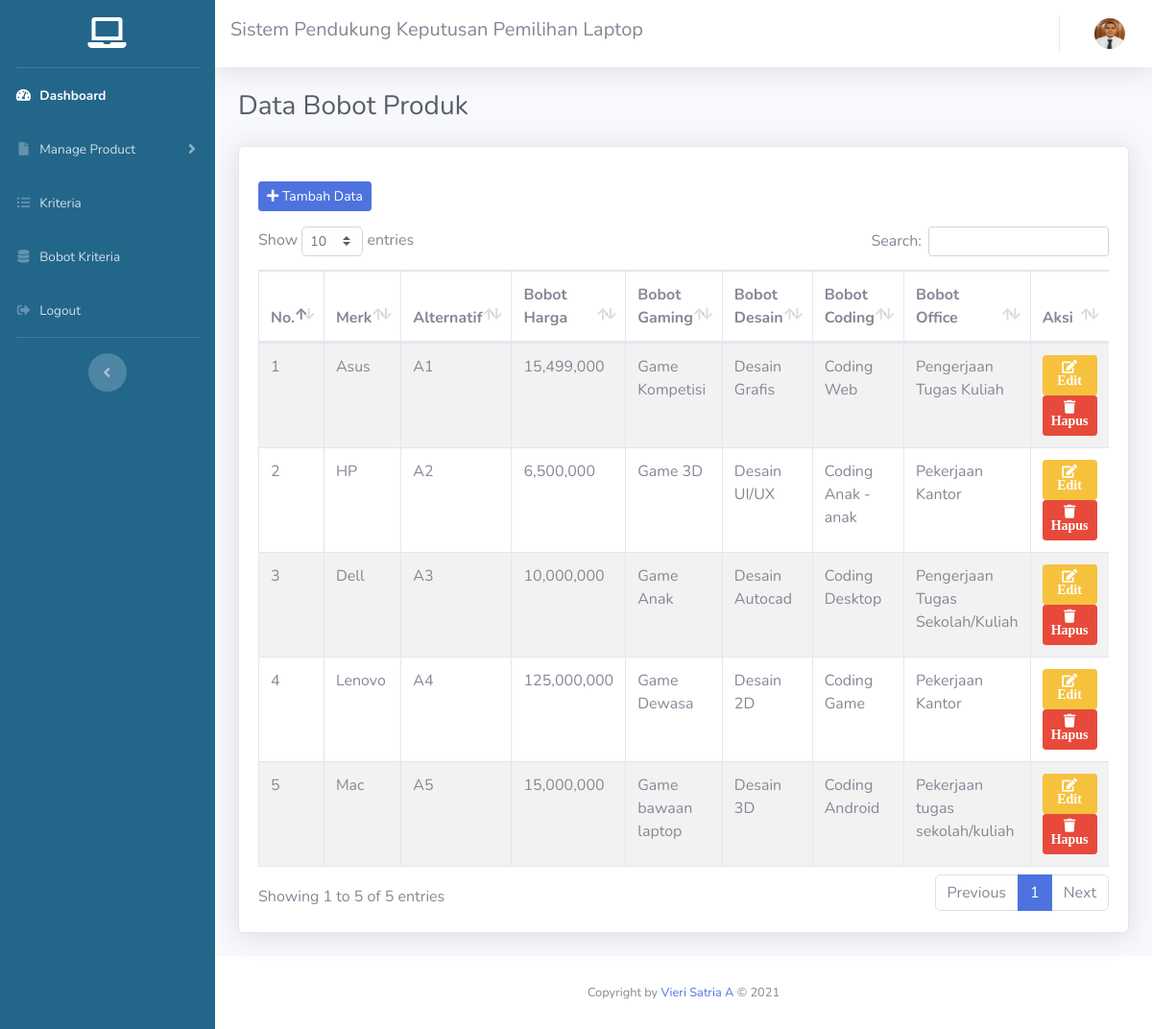
Page /admin/bobot_produk.php on the committed database.
### tables this page shows
CREATE TABLE `bobot_produk` (
  `no_laptop` int(11) NOT NULL,
  `merk` varchar(30) NOT NULL,
  `nama_alternatif` varchar(20) NOT NULL,
  `bobot_harga` varchar(50) NOT NULL,
  `bobot_gaming` varchar(50) NOT NULL,
  `bobot_desain` varchar(50) NOT NULL,
  `bobot_coding` varchar(50) NOT NULL,
  `bobot_office` varchar(50) NOT NULL,
  `create_date` datetime NOT NULL,
  `update_date` datetime NOT NULL,
  `no_admin` int(11) NOT NULL
);

### admin/bobot_produk.php (the view, shortened to what this page needs)
<?php
include 'inc/header.php';
include '../koneksi.php';
?>
<div class="container-fluid">
  <div class="d-sm-flex align-items-center justify-content-between mb-4">
    <h1 class="h3 mb-0 text-gray-800">Data Bobot Produk</h1>
  </div>
  <div class="card shadow mb-4">
    <div class="card-body">
      <a href="tambah_bobotproduk.php" class="btn btn-primary btn-sm my-3"><i class="fas fa-plus"></i> Tambah Data</a>
      <div class="table-responsive">
        <table class="table table-bordered table-hover table-striped" id="dataTable" width="100%">
          <thead>
            <tr>
              <th>No.</th>
              <th>Merk</th>
              <th>Alternatif</th>
              <th>Bobot Harga</th>
              <th>Bobot Gaming</th>
              <th>Bobot Desain</th>
              <th>Bobot Coding</th>
              <th>Bobot Office</th>
              <th>Aksi</th>
            </tr>
          </thead>
          <tbody>
            <?php
            $query = "SELECT * FROM bobot_produk order by no_laptop ASC";
            $result = mysqli_query($koneksi, $query);
            while ($row = mysqli_fetch_assoc($result)) {
            ?>
              <tr>
                <td><?php echo $row['no_laptop']; ?></td>
                <td><?php echo $row['merk'] ?></td>
                <td><?php echo $row['nama_alternatif'] ?></td>
                <td><?php echo number_format($row['bobot_harga']) ?></td>
                <td><?php echo $row['bobot_gaming'] ?></td>
                <td><?php echo $row['bobot_desain'] ?></td>
                <td><?php echo $row['bobot_coding'] ?></td>
                <td><?php echo $row['bobot_office'] ?></td>
                <td>
                  <a href="edit_bobotproduk.php?no_laptop=<?php echo $row['no_laptop'] ?>" class='btn btn-warning btn-sm'><span class="fa fa-edit" aria-hidden="true"> Edit</span></a>
                  <a href="hapus_bobotproduk.php?no_laptop=<?php echo $row[no_laptop] ?>" onclick="return confirm('Yakin ingin menghapus data ini?')" class="btn btn-danger btn-sm"><span class="fa fa-trash" aria-hidden="true"> Hapus</span></a>
                </td>
              </tr>
            <?php } ?>
          </tbody>
        </table>
      </div>
    </div>
  </div>
</div>
</div>
<?php
include 'inc/footer.php';
?>

### admin/inc/header.php (shortened to what this page needs)
<?php
include "../koneksi.php";
?>
<!DOCTYPE html>
<html lang="en">
<head>
  <link href="assets/vendor/fontawesome-free/css/all.min.css" rel="stylesheet" type="text/css">
  <link href="assets/vendor/datatables/dataTables.bootstrap4.min.css" rel="stylesheet">
  <link href="assets/css/sb-admin-2.min.css" rel="stylesheet">
  <link rel="stylesheet" type="text/css" href="assets/vendor/sweetalert/css/sweetalert2.min.css">
</head>
<body id="page-top">
  <div id="wrapper">
    <ul class="navbar-nav sidebar sidebar-dark accordion" style="background-color: #22668a;" id="accordionSidebar">
      <a class="sidebar-brand d-flex align-items-center justify-content-center" href="dashboard.php">
        <div class="sidebar-brand-icon rotate-n-10">
          <i class="fas fa-laptop"></i>
        </div>
      </a>
      <hr class="sidebar-divider my-0">
      <li class="nav-item active">
        <a class="nav-link" href="index.php">
          <i class="fas fa-fw fa-tachometer-alt"></i>
          <span>Dashboard</span></a>
      </li>
      <li class="nav-item">
        <a class="nav-link collapsed" href="#" data-toggle="collapse" data-target="#collapseUtilities" aria-expanded="true" aria-controls="collapseUtilities">
          <i class="fas fa-fw fa-file"></i>
          <span>Manage Product</span>
        </a>
      </li>
      <li class="nav-item">
        <a class="nav-link" href="kriteria.php">
          <i class="fas fa-fw fa-list-ul"></i>
          <span>Kriteria</span></a>
      </li>
      <li class="nav-item">
        <a class="nav-link" href="tabel_bobot.php">
          <i class="fas fa-fw fa-database"></i>
          <span>Bobot Kriteria</span></a>
      </li>
      <li class="nav-item">
        <a class="nav-link" href="../logout.php">
          <i class="fas fa-fw fa-sign-out-alt"></i>
          <span>Logout</span></a>
      </li>
      <hr class="sidebar-divider d-none d-md-block">
      <div class="text-center d-none d-md-inline">
        <button class="rounded-circle border-0" id="sidebarToggle"></button>
      </div>
    </ul>
    <div id="content-wrapper" class="d-flex flex-column">
      <div id="content">
        <nav class="navbar navbar-expand navbar-light bg-white topbar mb-4 static-top shadow">
          <h5>Sistem Pendukung Keputusan Pemilihan Laptop</h5>
          <ul class="navbar-nav ml-auto">
            <?php
            $query = mysqli_query($koneksi, "SELECT * FROM admin order by no_admin ASC");
            while ($data = mysqli_fetch_array($query)) { ?>
              <li class="nav-item dropdown no-arrow">
                <a class="nav-link dropdown-toggle" href="#" id="userDropdown" role="button" data-toggle="dropdown" aria-haspopup="true" aria-expanded="false">
                  <img class="img-profile rounded-circle" src="foto/<?php echo $data['foto'] ?>">
                </a>
              </li>
            <?php } ?>
          </ul>
        </nav>

### rows in the picture
bobot_produk: no_laptop "1", merk "Asus", nama_alternatif "A1", bobot_harga "15,499,000", bobot_gaming "Game Kompetisi", bobot_desain "Desain Grafis", bobot_coding "Coding Web", bobot_office "Pengerjaan Tugas Kuliah"
bobot_produk: no_laptop "2", merk "HP", nama_alternatif "A2", bobot_harga "6,500,000", bobot_gaming "Game 3D", bobot_desain "Desain UI/UX", bobot_coding "Coding Anak - anak", bobot_office "Pekerjaan Kantor"
bobot_produk: no_laptop "3", merk "Dell", nama_alternatif "A3", bobot_harga "10,000,000", bobot_gaming "Game Anak", bobot_desain "Desain Autocad", bobot_coding "Coding Desktop", bobot_office "Pengerjaan Tugas Sekolah/Kuliah"
bobot_produk: no_laptop "4", merk "Lenovo", nama_alternatif "A4", bobot_harga "125,000,000", bobot_gaming "Game Dewasa", bobot_desain "Desain 2D", bobot_coding "Coding Game", bobot_office "Pekerjaan Kantor"
bobot_produk: no_laptop "5", merk "Mac", nama_alternatif "A5", bobot_harga "15,000,000", bobot_gaming "Game bawaan laptop", bobot_desain "Desain 3D", bobot_coding "Coding Android", bobot_office "Pekerjaan tugas sekolah/kuliah"
